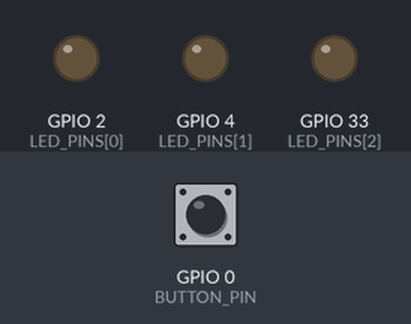
A sketch run on a simulated ESP32. Shown: output pins drawn as LEDs (lit = HIGH). Dashed ring = blinking. The inputs (shaded band) are chosen by the test bench; at power-on: GPIO 0 (BUTTON_PIN) HIGH. WiFi joins after 1.5 s; servers stay silent unless stated; uploads are accepted with an empty reply; what the sketch prints to the serial monitor is not drawn.

Above: at 3.9 s.
4.0 s: GPIO 0 (BUTTON_PIN) pulled LOW for 3.2 s
At 7.48 s:
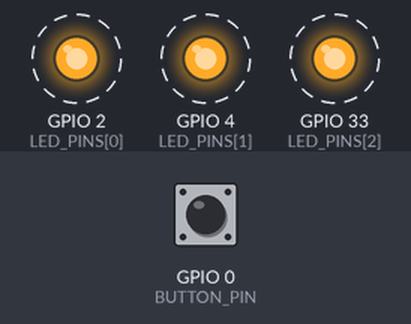
9.5 s: GPIO 0 (BUTTON_PIN) pulled LOW for 3.2 s
At 13.7 s:
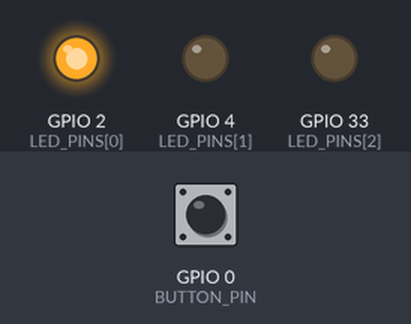
15.7 s: GPIO 0 (BUTTON_PIN) pulled LOW for 0.15 s
At 17.24 s:
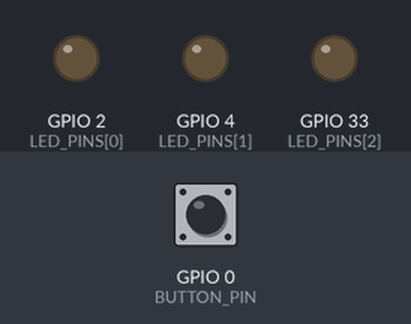
18.7 s: GPIO 0 (BUTTON_PIN) pulled LOW for 1 s
At 21.1 s:
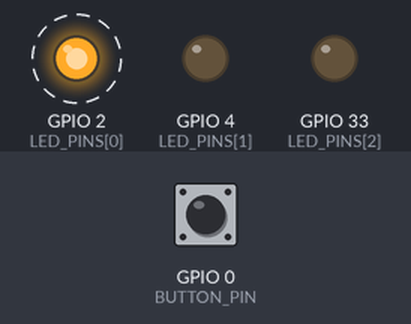
21.7 s: GPIO 0 (BUTTON_PIN) pulsed LOW 2 times (0.12 s each, 0.3 s apart)
At 23.18 s:
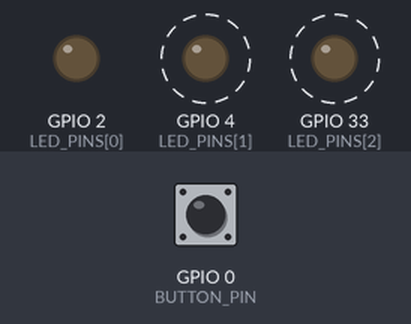
24.7 s: GPIO 0 (BUTTON_PIN) pulsed LOW 5 times (0.12 s each, 0.3 s apart)
At 27.01 s:
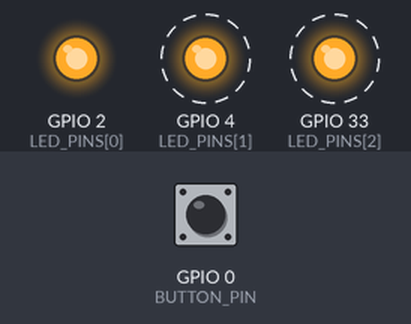
Timing chart, 0 to 29.4 s (numbered marks = the images above; inputs shaded):
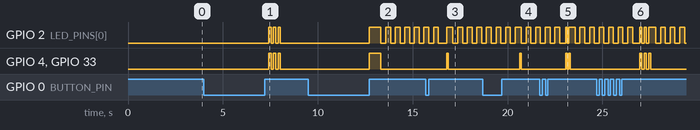

Measured:
- after the input at 4.0 s, GPIO 2 (LED_PINS[0]), GPIO 4 (LED_PINS[1]), GPIO 33 (LED_PINS[2]): alternates HIGH for 0.12 s and LOW for 0.12 s, 6 changes in all, then stays LOW, starting after 3.4 s
- after the input at 9.5 s, GPIO 2 (LED_PINS[0]): LOW → HIGH after 3.2 s, then repeats every 0.50 s: LOW 0.25 s, HIGH 0.25 s; GPIO 4 (LED_PINS[1]), GPIO 33 (LED_PINS[2]): LOW → HIGH after 3.2 s, → LOW 0.60 s later
- after the input at 15.7 s, GPIO 4 (LED_PINS[1]), GPIO 33 (LED_PINS[2]): LOW → HIGH after 1.1 s, → LOW 0.08 s later
- after the input at 18.7 s, GPIO 4 (LED_PINS[1]), GPIO 33 (LED_PINS[2]): LOW → HIGH after 1.9 s, → LOW 0.08 s later
- after the input at 21.7 s, GPIO 4 (LED_PINS[1]), GPIO 33 (LED_PINS[2]): alternates HIGH for 0.08 s and LOW for 0.08 s, 4 changes in all, then stays LOW, starting after 1.4 s
- after the input at 24.7 s, GPIO 4 (LED_PINS[1]), GPIO 33 (LED_PINS[2]): alternates HIGH for 0.12 s and LOW for 0.12 s, 6 changes in all, then stays LOW, starting after 2.3 s

The sketch:

esp32_aura_poc.ino
```cpp
/*
  Aura Protocol ESP32 POC - Hackathon Minimal Client

  Target: ESP32-WROVER-E (Arduino framework)
  Purpose: Connect to WiFi, poll backend grid status, and when STRESSED, POST a savings report.

  Notes for rapid demo:
  - Uses HTTPS with certificate verification disabled (setInsecure). Good enough for a demo.
  - Avoids ArduinoJson to minimize dependencies; uses basic string checks.
  - LED indicator (LED_BUILTIN) toggles based on grid status.

  Backend endpoints (fixing malformed curl examples in spec):
  - GET  https://aura-backend-5hi0.onrender.com/health
  - GET  https://aura-backend-5hi0.onrender.com/grid-status
  - POST https://aura-backend-5hi0.onrender.com/simulate-stress-event
  - POST https://aura-backend-5hi0.onrender.com/report-savings
*/

#include <WiFi.h>
#include <WiFiClientSecure.h>
#include <HTTPClient.h>

// ====== USER CONFIG ======
const char* WIFI_SSID     = "TatianaSF.com";     // <-- set your WiFi SSID
const char* WIFI_PASSWORD = "TatianaSF.com"; // <-- set your WiFi password

// Demo echo mode (no-login HTTP debugger via httpbin)
#ifndef USE_DEMO_ECHO
#define USE_DEMO_ECHO 0   // set to 1 or compile with -DUSE_DEMO_ECHO=1 to use httpbin.org
#endif

#if USE_DEMO_ECHO
const char* BACKEND_BASE = "https://webhook.site/e390cf37-7ff1-4e11-813b-0b9a2e7480c7";   // your request capture URL
#else
// Backend base URL
const char* BACKEND_BASE = "https://aura-backend-5hi0.onrender.com";
#endif

// Use a valid Ethereum address if possible; a placeholder works for demo
const char* DEVICE_ADDRESS = "0x742d35Cc6634C0532925a3b844Bc9e7595f0bEb0"; // replace if you have a test device address

// Demo savings value to report when stressed
int SAVINGS_WATTS = 50; // tweak as needed

// Polling interval in milliseconds
unsigned long POLL_INTERVAL_MS = 10000; // 10 seconds

// LED pin (most ESP32 dev boards map LED_BUILTIN to 2). Adjust if needed.
#ifndef LED_BUILTIN
#define LED_BUILTIN 4    // Default to flash LED on many ESP32-CAM boards. Override with -DLED_BUILTIN=xx
#endif

// Demo button pin: connect a momentary pushbutton between this pin and GND.
// Avoid boot-strapping pins (GPIO0). GPIO14 is safe on many boards; change if needed.
#ifndef BUTTON_PIN
#define BUTTON_PIN 0     // Use BOOT button (GPIO0). Override with -DBUTTON_PIN=xx
#endif

const unsigned long DEBOUNCE_MS = 20;
const unsigned long CLICK_TIMEOUT_MS = 700;   // max gap between clicks for multi-click (easier double/triple)
const unsigned long LONGPRESS_MS = 1200;      // long press: GET /health
const unsigned long VERY_LONGPRESS_MS = 3000; // very long press: toggle Test Mode
const unsigned long BOOT_INPUT_GRACE_MS = 2000; // ignore button input for first 2s after boot to avoid BOOT hold issues

// ====== INTERNAL STATE ======
unsigned long lastPollMs = 0;
bool reportedForThisStress = false;

// Button state
int lastButtonReading = HIGH;   // using INPUT_PULLUP, unpressed = HIGH
int stableButtonState = HIGH;
unsigned long lastDebounceTime = 0;

// Click tracking
bool buttonPressed = false;
unsigned long pressStartMs = 0;
unsigned long lastReleaseMs = 0;
int clickCount = 0;
bool waitingForSecondClick = false;

// Modes
bool testMode = false;   // Hardware Test Mode: blink LED and print button state; pause network actions
unsigned long lastBlinkMs = 0;
bool blinkState = false;

void connectWiFi() {
  Serial.printf("\nConnecting to WiFi: %s\n", WIFI_SSID);
  WiFi.mode(WIFI_STA);
  WiFi.begin(WIFI_SSID, WIFI_PASSWORD);

  uint8_t retries = 0;
  while (WiFi.status() != WL_CONNECTED && retries < 60) { // ~30s timeout
    delay(500);
    Serial.print(".");
    retries++;
  }

  if (WiFi.status() == WL_CONNECTED) {
    Serial.printf("\n✅ WiFi connected. IP: %s\n", WiFi.localIP().toString().c_str());
  } else {
    Serial.println("\n❌ WiFi connect timeout. Restarting in 3s...");
    delay(3000);
    ESP.restart();
  }
}

String remapGetPath(const String& path) {
#if USE_DEMO_ECHO
  if (path == "/health") return "/status/200";
  if (path == "/grid-status") return "/get"; // generic GET echo
  return "/get"; // default
#else
  return path;
#endif
}

String remapPostPath(const String& path) {
#if USE_DEMO_ECHO
  return "/post"; // echo POST
#else
  return path;
#endif
}

bool httpGet(const String& path, String& bodyOut, int& codeOut) {
  WiFiClientSecure client;
  client.setInsecure(); // disable TLS cert validation for quick demo

  HTTPClient http;
  String url = String(BACKEND_BASE) + remapGetPath(path);
  Serial.printf("\n➡️ GET %s\n", url.c_str());

  if (!http.begin(client, url)) {
    Serial.println("HTTP begin failed");
    return false;
  }

  int code = http.GET();
  codeOut = code;
  if (code > 0) {
    bodyOut = http.getString();
    Serial.printf("⬅️ %d\n%s\n", code, bodyOut.c_str());
  } else {
    Serial.printf("❌ GET failed, error: %s\n", http.errorToString(code).c_str());
  }
  http.end();
  return code > 0 && code < 400;
}

bool httpPostJson(const String& path, const String& json, String& bodyOut, int& codeOut) {
  WiFiClientSecure client;
  client.setInsecure(); // disable TLS cert validation for quick demo

  HTTPClient http;
  String url = String(BACKEND_BASE) + remapPostPath(path);
  Serial.printf("\n➡️ POST %s\nBody: %s\n", url.c_str(), json.c_str());

  if (!http.begin(client, url)) {
    Serial.println("HTTP begin failed");
    return false;
  }

  http.addHeader("Content-Type", "application/json");
  int code = http.POST(json);
  codeOut = code;
  if (code > 0) {
    bodyOut = http.getString();
    Serial.printf("⬅️ %d\n%s\n", code, bodyOut.c_str());
  } else {
    Serial.printf("❌ POST failed, error: %s\n", http.errorToString(code).c_str());
  }
  http.end();
  return code > 0 && code < 400;
}

bool demoStressed = false; // used only in echo mode

bool isGridStressedFromJson(const String& json) {
#if USE_DEMO_ECHO
  // In echo mode, we simulate grid status locally while still performing a GET
  return demoStressed;
#else
  // super naive check sufficient for: {"status":"STRESSED"}
  return json.indexOf("\"STRESSED\"") >= 0;
#endif
}

// Drive multiple likely LED pins to maximize chance of visibility on various boards
const int LED_PINS[] = { LED_BUILTIN, 4, 33 };
const int LED_PINS_COUNT = sizeof(LED_PINS)/sizeof(LED_PINS[0]);

void setLed(bool on) {
  for (int i = 0; i < LED_PINS_COUNT; ++i) {
    pinMode(LED_PINS[i], OUTPUT);
    digitalWrite(LED_PINS[i], on ? HIGH : LOW);
  }
}

void indicateStatus(bool stressed) {
  setLed(stressed);
}

// Simple blocking blink patterns for quick demo
void blinkPattern(int times, int onMs, int offMs) {
  for (int i = 0; i < times; i++) {
    setLed(true);
    delay(onMs);
    setLed(false);
    if (i < times - 1) delay(offMs);
  }
}

bool getHealth() {
  String body; int code;
  bool ok = httpGet("/health", body, code);
  if (ok) {
    Serial.println("Health OK (button)");
    blinkPattern(1, 500, 0); // one long blink
  } else {
    Serial.println("Health check failed (button)");
    blinkPattern(3, 120, 120); // triple quick blinks
  }
  return ok;
}

bool getGridStatusButton() {
  String body; int code;
  bool ok = httpGet("/grid-status", body, code);
  if (ok) {
    bool stressed = isGridStressedFromJson(body);
    indicateStatus(stressed); // steady LED reflects status
    Serial.printf("Button grid-status: %s\n", stressed ? "STRESSED" : "normal");
    blinkPattern(2, 180, 180); // ack with two blinks
  } else {
    Serial.println("grid-status failed (button)");
    blinkPattern(3, 120, 120);
  }
  return ok;
}

bool triggerStressEvent() {
#if USE_DEMO_ECHO
  demoStressed = true; // simulate stress
#endif
  String resp; int code;
  // No body needed per spec; send empty JSON
  bool ok = httpPostJson("/simulate-stress-event", "{}", resp, code);
  if (ok) {
    Serial.println("Triggered stress event via button press.");
    blinkPattern(1, 80, 0);  // quick ack
  } else {
    Serial.println("Failed to trigger stress event.");
    blinkPattern(3, 120, 120);
  }
  return ok;
}

bool manualReportSavings() {
  String payload = String("{") +
                   "\"deviceAddress\":\"" + DEVICE_ADDRESS + "\"," +
                   "\"savings\":" + String(SAVINGS_WATTS) +
                   "}";
  String resp; int code;
  bool ok = httpPostJson("/report-savings", payload, resp, code);
  if (ok) {
    Serial.println("Manual savings report sent (double-click).");
    blinkPattern(2, 80, 80); // double quick ack
  } else {
    Serial.println("Manual savings report failed.");
    blinkPattern(3, 120, 120);
  }
  return ok;
}

void handleButton() {
  int reading = digitalRead(BUTTON_PIN);
  unsigned long now = millis();

  // Debounce
  if (reading != lastButtonReading) {
    lastDebounceTime = now;
    lastButtonReading = reading;
  }
  if ((now - lastDebounceTime) <= DEBOUNCE_MS) {
    return;
  }

  // Edge detection
  if (reading != stableButtonState) {
    stableButtonState = reading;
    if (stableButtonState == LOW) {
      // Pressed
      buttonPressed = true;
      pressStartMs = now;
    } else {
      // Released
      if (buttonPressed) {
        unsigned long pressLen = now - pressStartMs;
        buttonPressed = false;
        if (pressLen >= VERY_LONGPRESS_MS) {
          // Very long press: toggle Test Mode
          testMode = !testMode;
          Serial.printf("%s Test Mode\n", testMode ? "Entered" : "Exited");
          blinkPattern(1, testMode ? 600 : 120, 0);
          // Reset click tracking
          clickCount = 0;
          waitingForSecondClick = false;
        } else if (pressLen >= LONGPRESS_MS) {
          // Long press: GET /health
          Serial.println("Long press: GET /health");
          getHealth();
          // Reset click tracking
          clickCount = 0;
          waitingForSecondClick = false;
        } else {
          // Short click
          clickCount++;
          lastReleaseMs = now;
          waitingForSecondClick = true;
        }
      }
    }
  }

  // Double-click timeout handling
  if (waitingForSecondClick && (now - lastReleaseMs > CLICK_TIMEOUT_MS)) {
    // Interpret clicks
    Serial.printf("Click decision: %d clicks in %lums window\n", clickCount, (unsigned long)CLICK_TIMEOUT_MS);
    if (clickCount >= 3) {
      // Triple-click: GET /grid-status
      Serial.println("Triple-click detected: GET /grid-status");
      getGridStatusButton();
    } else if (clickCount == 2) {
      // Double-click: manual report savings
      Serial.println("Double-click detected: manual report savings");
      manualReportSavings();
    } else if (clickCount == 1) {
      // Single click: trigger stress event
      Serial.println("Single click detected: trigger stress event");
      triggerStressEvent();
    }
    // Reset click state
    clickCount = 0;
    waitingForSecondClick = false;
  }

  // No additional live long-press action here; handled in release logic above
}

void setup() {
  Serial.begin(115200);
  delay(1000);
  // Initialize candidate LED pins
  for (int i = 0; i < LED_PINS_COUNT; ++i) {
    pinMode(LED_PINS[i], OUTPUT);
    digitalWrite(LED_PINS[i], LOW);
  }
  pinMode(BUTTON_PIN, INPUT_PULLUP);
  indicateStatus(false);
  Serial.printf("Using BOOT button on GPIO%d for input. Do NOT hold during reset. Double-click/triple-click gap: %lums.\n", BUTTON_PIN, (unsigned long)CLICK_TIMEOUT_MS);
  connectWiFi();

  // Optional: ping health endpoint at boot
  String body; int code;
  if (httpGet("/health", body, code)) {
    Serial.println("Health OK");
  } else {
    Serial.println("Health check failed (continuing anyway)");
  }
}

void loop() {
  // Ensure WiFi stays connected
  if (WiFi.status() != WL_CONNECTED) {
    Serial.println("WiFi lost. Reconnecting...");
    connectWiFi();
  }

  unsigned long now = millis();
  // Ignore BOOT button input for a short period after reset to avoid accidental actions
  static unsigned long bootAt = millis();
  if (millis() - bootAt < BOOT_INPUT_GRACE_MS) {
    // Still perform background tasks, but skip handling button gestures
  } else {
    handleButton();
  }

  // Hardware Test Mode: blink LED and print button state; skip network actions
  if (testMode) {
    if (now - lastBlinkMs >= 250) {
      lastBlinkMs = now;
      blinkState = !blinkState;
      digitalWrite(LED_BUILTIN, blinkState ? HIGH : LOW);
    }
    static unsigned long lastPrint = 0;
    if (now - lastPrint >= 500) {
      lastPrint = now;
      Serial.printf("[TEST] Button=%s\n", digitalRead(BUTTON_PIN) == LOW ? "PRESSED" : "RELEASED");
    }
    delay(5); // keep loop responsive
    return;
  }

  if (now - lastPollMs >= POLL_INTERVAL_MS) {
    lastPollMs = now;

    String body; int code;
    bool ok = httpGet("/grid-status", body, code);
    if (!ok) {
      Serial.println("Failed to fetch grid status.");
      return; // try again next cycle
    }

    bool stressed = isGridStressedFromJson(body);
    indicateStatus(stressed);
    Serial.printf("Grid status: %s\n", stressed ? "STRESSED" : "normal");

    if (stressed && !reportedForThisStress) {
      // Report savings once per stress event
      String payload = String("{") +
                       "\"deviceAddress\":\"" + DEVICE_ADDRESS + "\"," +
                       "\"savings\":" + String(SAVINGS_WATTS) +
                       "}";

      String resp; int postCode;
      bool postOk = httpPostJson("/report-savings", payload, resp, postCode);
      if (postOk) {
        Serial.println("Savings reported successfully.");
        reportedForThisStress = true;
      } else {
        Serial.println("Failed to report savings. Will retry next cycle.");
      }
    }

    if (!stressed) {
#if USE_DEMO_ECHO
      // In echo mode, auto-return to normal after one report to mimic backend resolution
      if (reportedForThisStress) {
        demoStressed = false;
      }
#endif
      // Reset for next event
      if (reportedForThisStress) {
        Serial.println("Grid back to normal. Resetting report flag.");
      }
      reportedForThisStress = false;
    }
  }
}
```
